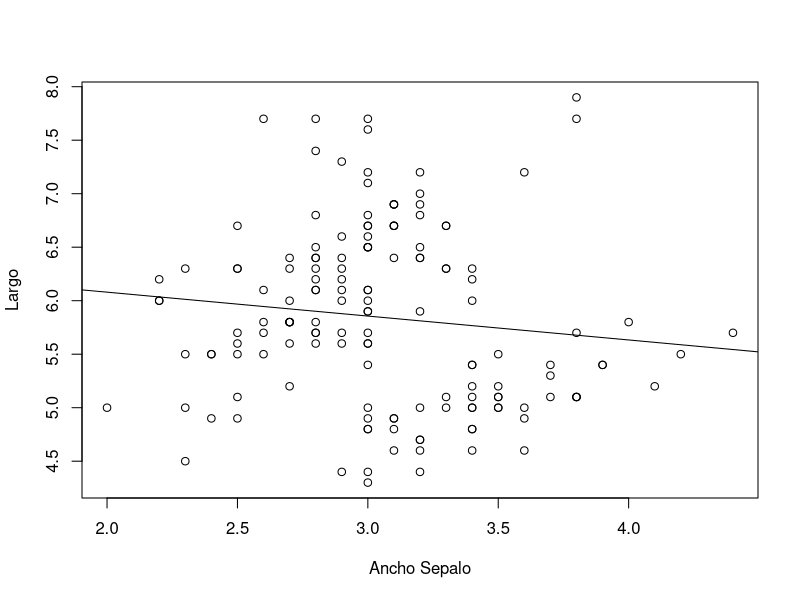

Recreate this plot in R.
main <- function() {
  # Importamos los datos
  iris_data <- data.frame(iris)
  #View(datos)
  # Respuesta a la pregunta 1
  # Respuesta a la pregunta 2
  # Respuesta a la pregunta 3
  correlacion_petalo(iris_data)
  # Respuesta a la pregunta 4
  correlacion(iris_data[,-5])
  # Respuesta a la pregunta 5
  regresion(iris_data)
  # Respuesta a la pregunta 6
  # Respuesta a la pregunta 7
}

correlacion_petalo <- function(dataset) {
  cat("Pregunta 3...\n")
  cor_petalo <- cor(dataset$Petal.Length, dataset$Petal.Width)
  cat("\tLa correlación existente entre la longitud del Pétalo y 
       el ancho del Pétalo es: ", cor_petalo, ".")
  cat("\n\n")
}

correlacion <- function(dataset) {
  cat("Pregunta 4...\n")
  matriz_correlacion <- cor(dataset)
  print(matriz_correlacion)
  cat("\n")
  cat("\tComo se puede observar en la matriz de correlaciones las dimensiones de
       ancho de Pétalo y la longitud de Pétalo están más correlacionadas.\n\n")
}

regresion <- function(dataset) {
  cat("Pregunta 5...\n")
  regresor <- lm(Sepal.Length ~ Sepal.Width, dataset)
  #print(summary(regresor))
  plot(dataset$Sepal.Width, dataset$Sepal.Length, 
       xlab = 'Ancho Sepalo', ylab = 'Largo')
  abline(regresor)
  cat("\tPara un ancho de Sépalo de 1.8 cm, tenemos un largo de Sépalo: ")
  cat(predict(regresor, data.frame(Sepal.Width = (1.8))))
  cat(".\n\n")
}

main()
